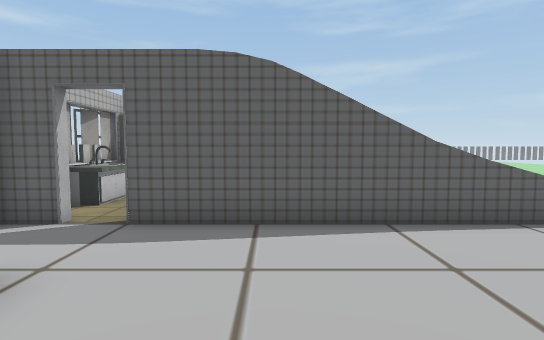
view 1 (above)

19 first-person views from a walk through a Unity game level. The camera is 1.4 m above the floor, tilts 4° down and sees 80° across. The floor is counted in squares, 1 m on a side. Each view is taken from the middle of a square. On the plan, view 1 faces up. The plan holds only what a view shows up to about 15 squares ahead; the rest is blank. The place goes on beyond the plan. The player character is not drawn. Door leaves are left out, so doorways stand open. Some surface patterns are stand-ins.

view 2
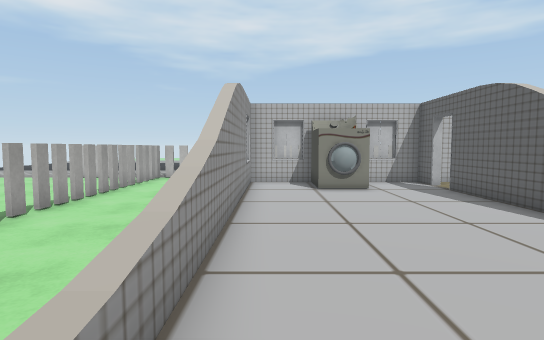

view 3
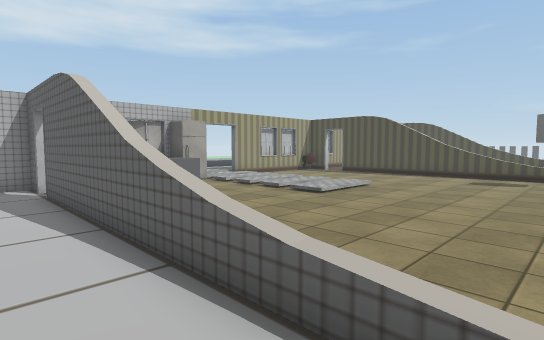

view 4
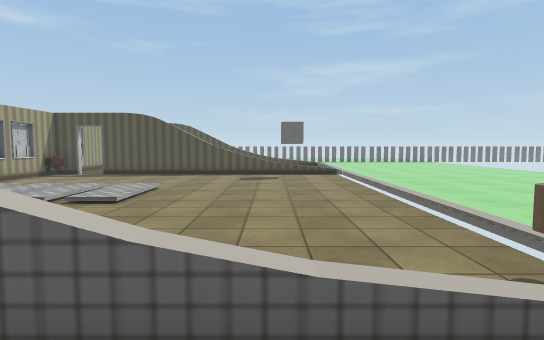

view 5
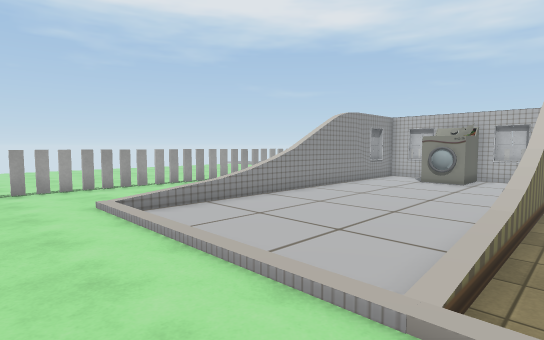

view 6
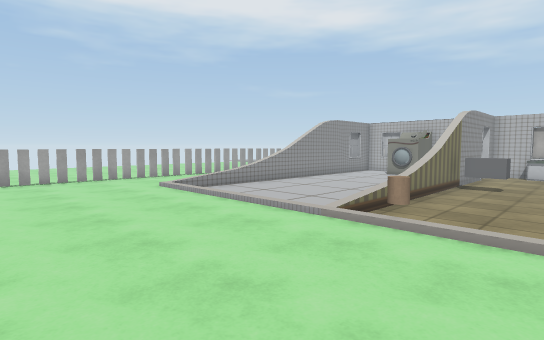

view 7
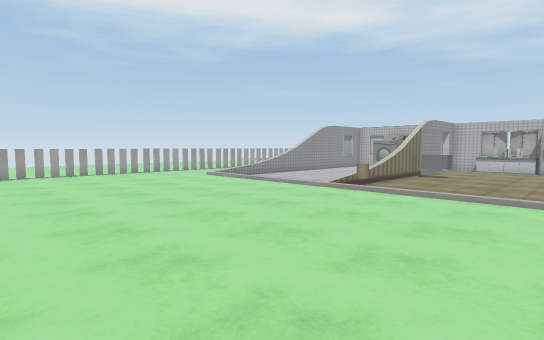

view 8
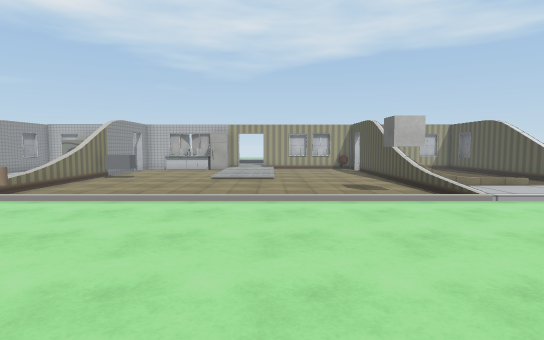

view 9
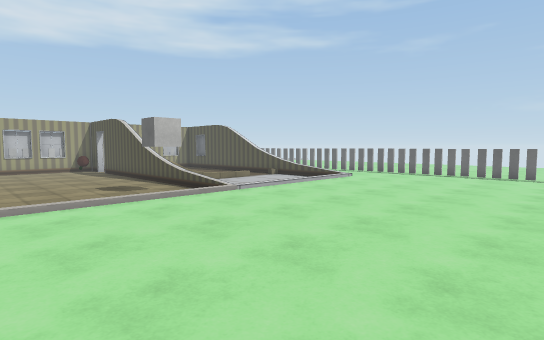

view 10
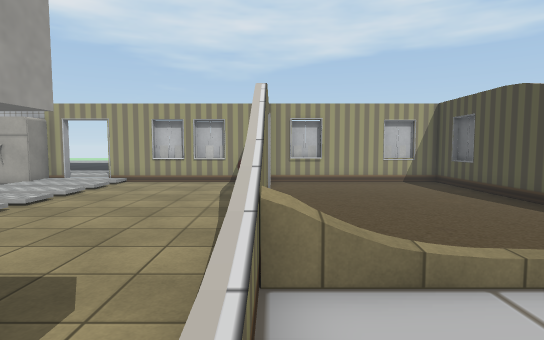

view 11
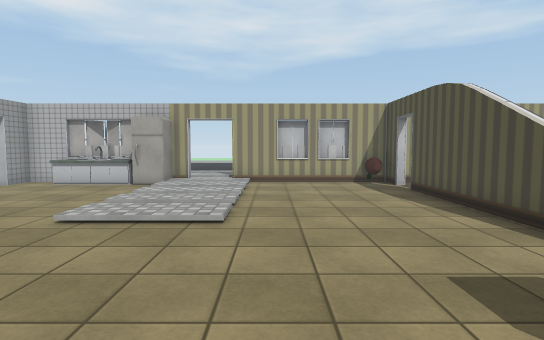

view 12
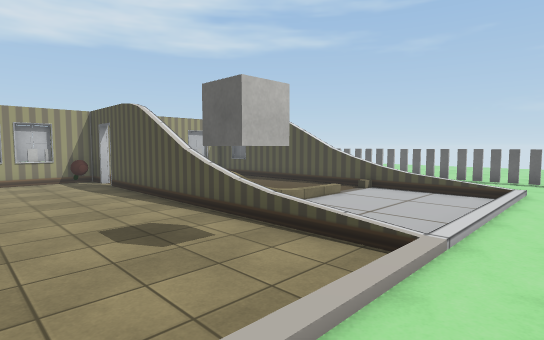

view 13
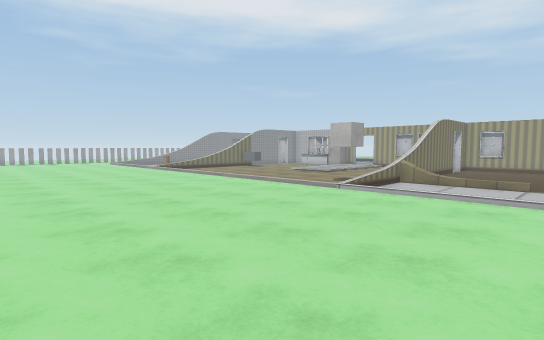

view 14
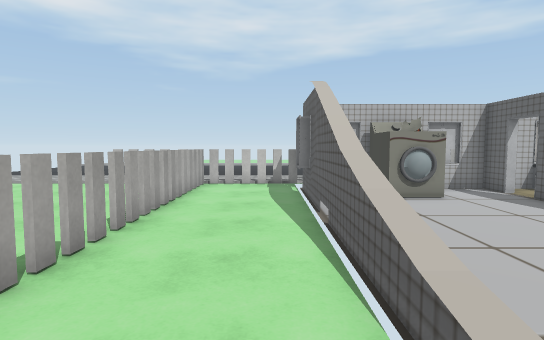

view 15
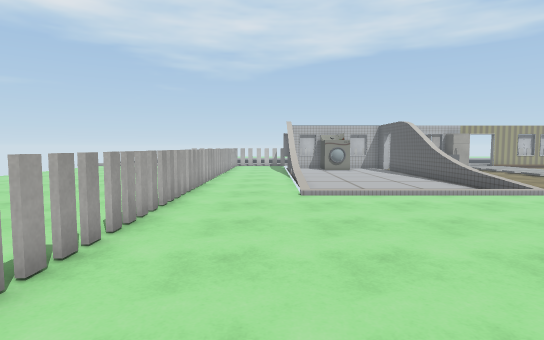

view 16
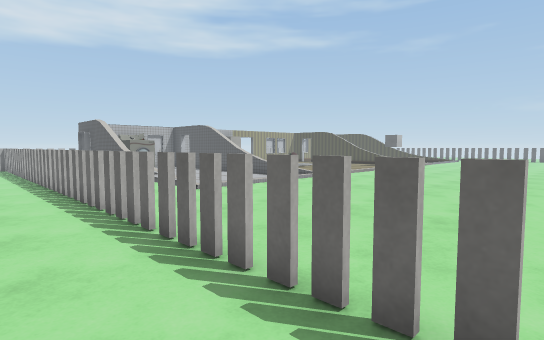

view 17
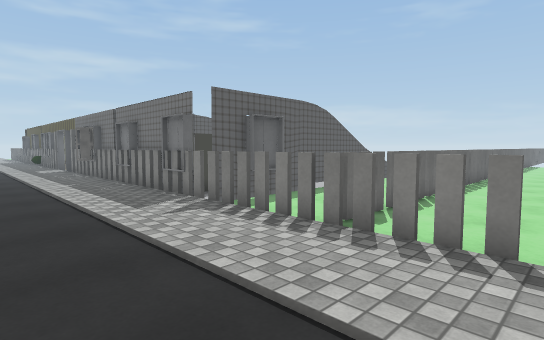

view 18
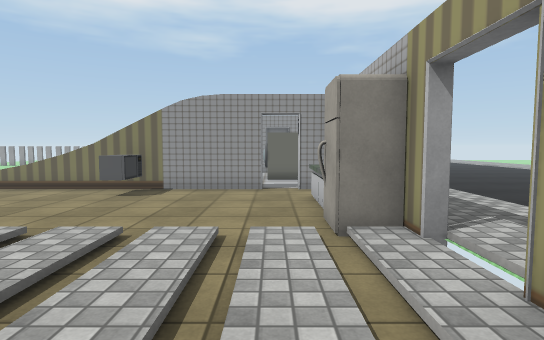

view 19
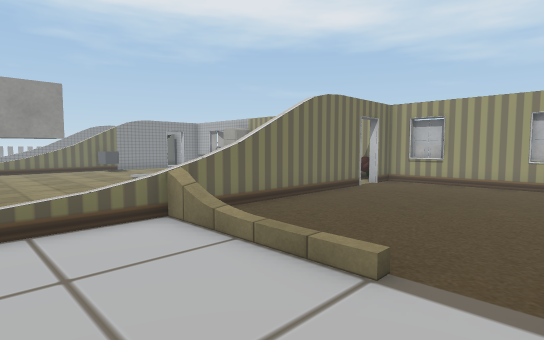

### Floor plan
Key: @ floor where view 1 was taken; # wall or solid block; x gap in a wall; . main floor; - floor 0.25 m lower than the main floor; / step, stairs or slope; D open door; = window, fence, low wall or low ledge; F fridge; S sink; M machine; C cylinder; O other object.
Columns run from 10 left of view 1 to 19 right of it. Each row starts with its distance up from view 1.
 27      x--------------........ .
 26      #--------------........
 25      #--------------.........
 24      #--------------..........
 23      #--------------..........
 22      #--------------..........
 21      #DD######===///..........
 20      #-----------#--.........
 19      #--------------.........
 18      #--------------.........
 17      #--------------.........
 16      #--------------.........
 15      #///////-------.........
 14    ..D/.//.//-------.........
 13    ..D/.//.//-------..........
 12    ..#F//////-------.........
 11   ...#S-------------.........
 10  ....#--------------..........
  9 .....#--------------..........
  8 .....#-----O--------..........
  7 .....#-----O-------C..........
  6 .....#DD######==x=//.........
  5 .....#--------------.........
  4 .....#--------------.........
  3  ....#MM------------.........
  2  ....#MM------------.........
  1  ....#--------------.........
  0  ....#----@---------.........
 -1  ....#########==x=//..........
 -2 .....#........................
 -3 .....x........................
 -4 .....#........................
 -5 .....#xxxxxxxxxxxxxxxxxxxxxxxx
 -6  ...........................
 -7   ...x.....................  .
 -8 .  ........      .......
 -9       ...        .....
-10      ...         ....
-11      ..

Where each view was taken, in squares from view 1:
view 1: 0 up, 0 right, facing up
view 2: 0 up, 8 right, facing left
view 3: 4 up, 8 right, facing up-left
view 4: 4 up, 6 right, facing up
view 5: 7 up, 12 right, facing down-left
view 6: 10 up, 15 right, facing down-left
view 7: 13 up, 19 right, facing down-left
view 8: 15 up, 18 right, facing left
view 9: 14 up, 18 right, facing up-left
view 10: 21 up, 8 right, facing left
view 11: 16 up, 8 right, facing left
view 12: 16 up, 11 right, facing up-left
view 13: 27 up, 19 right, facing down-left
view 14: 2 down, 7 right, facing left
view 15: 2 down, 19 right, facing left
view 16: 7 down, 19 right, facing up-left
view 17: 8 down, 10 left, facing up-right
view 18: 17 up, 3 left, facing down
view 19: 27 up, 8 right, facing down-left
